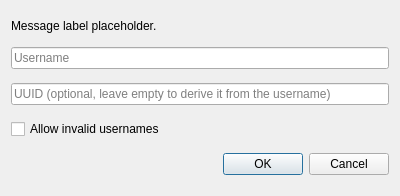
<?xml version="1.0" encoding="UTF-8"?>
<ui version="4.0">
 <class>ChooseOfflineNameDialog</class>
 <widget class="QDialog" name="ChooseOfflineNameDialog">
  <property name="geometry">
   <rect>
    <x>0</x>
    <y>0</y>
    <width>400</width>
    <height>196</height>
   </rect>
  </property>
  <property name="windowTitle">
   <string>Choose Offline Name</string>
  </property>
  <layout class="QVBoxLayout" name="verticalLayout">
   <item>
    <widget class="QLabel" name="label">
     <property name="sizePolicy">
      <sizepolicy hsizetype="Fixed" vsizetype="Fixed">
       <horstretch>0</horstretch>
       <verstretch>0</verstretch>
      </sizepolicy>
     </property>
     <property name="text">
      <string>Message label placeholder.</string>
     </property>
    </widget>
   </item>
   <item>
    <widget class="QLineEdit" name="usernameTextBox">
     <property name="placeholderText">
      <string>Username</string>
     </property>
    </widget>
   </item>
   <item>
    <widget class="QLineEdit" name="uuidTextBox">
     <property name="clearButtonEnabled">
      <bool>true</bool>
     </property>
     <property name="placeholderText">
      <string>UUID (optional, leave empty to derive it from the username)</string>
     </property>
    </widget>
   </item>
   <item>
    <widget class="QCheckBox" name="allowInvalidUsernames">
     <property name="toolTip">
      <string>A username is valid only if it is from 3 to 16 characters in length, uses English letters, numbers, and underscores. An invalid username may prevent joining servers and singleplayer worlds.</string>
     </property>
     <property name="text">
      <string>Allow invalid usernames</string>
     </property>
    </widget>
   </item>
   <item>
    <widget class="QDialogButtonBox" name="buttonBox">
     <property name="standardButtons">
      <set>QDialogButtonBox::StandardButton::Cancel|QDialogButtonBox::StandardButton::Ok</set>
     </property>
    </widget>
   </item>
  </layout>
 </widget>
 <resources/>
 <connections/>
</ui>
